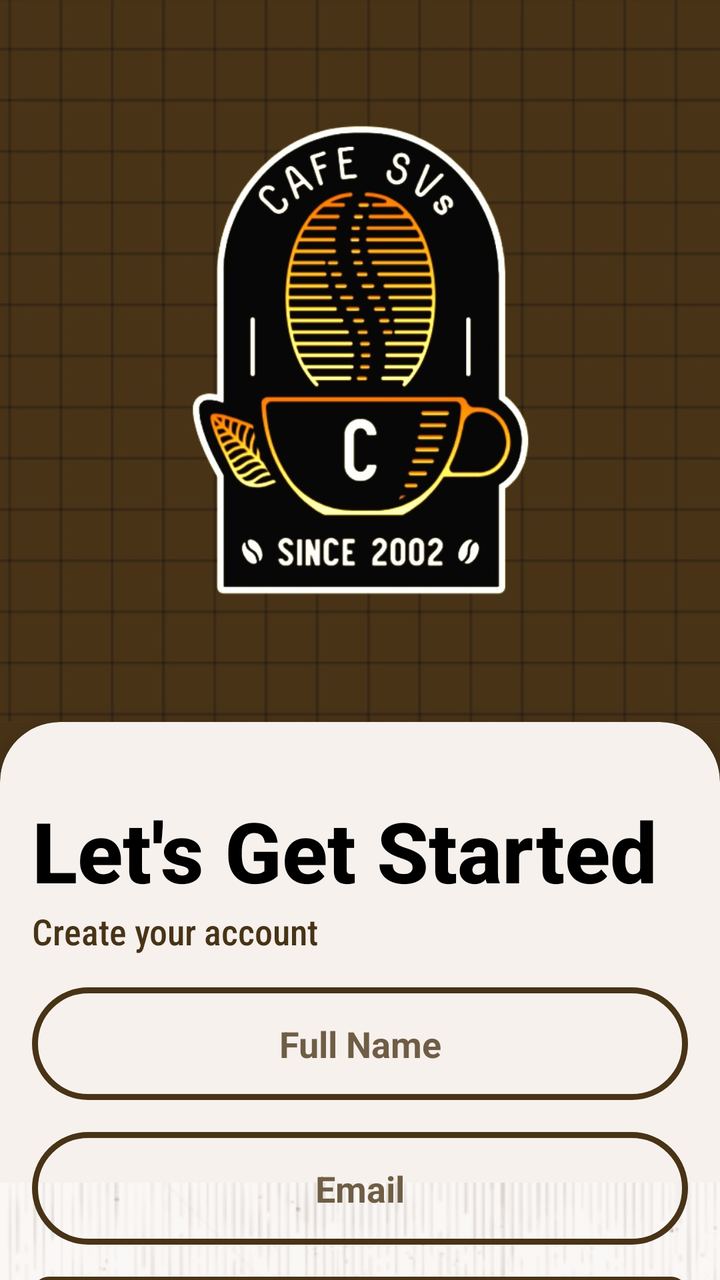
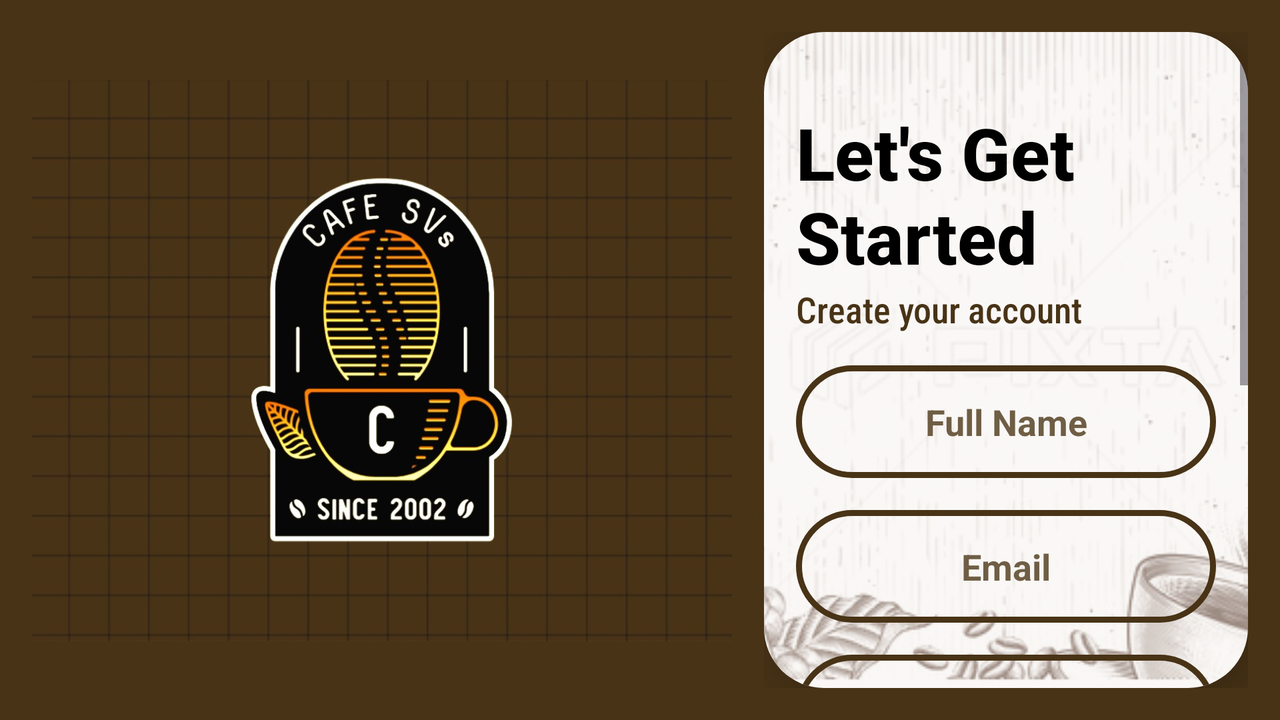

The same Android screen from two of the app's own layout files: first res/layout/ as a phone draws it, then the repository's variant for another configuration, drawn on a device whose configuration selects that folder. Both files follow.
<!-- AndroidManifest.xml: application theme Theme.SVCafe -->
<!-- res/layout/activity_sign_up.xml -->
<?xml version="1.0" encoding="utf-8"?>
<androidx.constraintlayout.widget.ConstraintLayout xmlns:android="http://schemas.android.com/apk/res/android"
    xmlns:app="http://schemas.android.com/apk/res-auto"
    xmlns:tools="http://schemas.android.com/tools"
    android:layout_width="match_parent"
    android:layout_height="match_parent"
    android:background="@color/Brown"
    tools:context=".SignupActivity">

    <ImageView
        android:id="@+id/imageViewLogo"
        android:layout_width="589dp"
        android:layout_height="361dp"
        android:contentDescription="@string/logo"
        android:src="@drawable/cafe_svs_logo"
        app:layout_constraintEnd_toEndOf="parent"
        app:layout_constraintStart_toStartOf="parent"
        app:layout_constraintTop_toTopOf="parent" />

    <androidx.cardview.widget.CardView
        android:layout_width="0dp"
        android:layout_height="0dp"
        android:layout_marginStart="0dp"
        android:layout_marginEnd="0dp"
        android:layout_marginBottom="-32dp"
        app:cardCornerRadius="30dp"
        app:cardBackgroundColor="#F6F1ED"
        app:cardElevation="20dp"
        app:layout_constraintBottom_toBottomOf="parent"
        app:layout_constraintEnd_toEndOf="parent"
        app:layout_constraintStart_toStartOf="parent"
        app:layout_constraintTop_toBottomOf="@id/imageViewLogo">

        <ImageView
            android:id="@+id/backgroundBorder"
            android:layout_width="505dp"
            android:layout_height="652dp"
            android:layout_marginTop="75dp"
            android:adjustViewBounds="false"
            android:alpha="0.5"
            android:cropToPadding="true"
            app:srcCompat="@drawable/background_border" />

        <LinearLayout
            android:layout_width="match_parent"
            android:layout_height="wrap_content"
            android:orientation="vertical"
            android:padding="16dp">

            <TextView
                android:id="@+id/welcome"
                android:layout_width="wrap_content"
                android:layout_height="wrap_content"
                android:paddingTop="20dp"
                android:text="Let's Get Started"
                android:fontFamily="sans-serif-medium"
                android:textColor="@color/black"
                android:textSize="42sp"
                android:textStyle="bold" />

            <TextView
                android:id="@+id/signupText"
                android:layout_width="match_parent"
                android:layout_height="wrap_content"
                android:fontFamily="sans-serif-condensed-medium"
                android:textSize="18sp"
                android:textColor="@color/Brown"
                android:text="Create your account" />

            <EditText
                android:id="@+id/editTextFullName"
                android:layout_width="match_parent"
                android:layout_height="wrap_content"
                android:layout_marginTop="16dp"
                android:background="@drawable/border"
                android:hint="Full Name"
                android:inputType="textPersonName"
                android:padding="16dp"
                android:textAlignment="center"
                android:textColor="@color/black"
                android:textColorHint="@color/Hint_color"
                android:textSize="18sp"
                android:textStyle="bold" />

            <EditText
                android:id="@+id/editTextEmail"
                android:layout_width="match_parent"
                android:layout_height="wrap_content"
                android:layout_marginTop="16dp"
                android:background="@drawable/border"
                android:hint="Email"
                android:inputType="textEmailAddress"
                android:padding="16dp"
                android:textAlignment="center"
                android:textColor="@color/black"
                android:textColorHint="@color/Hint_color"
                android:textSize="18sp"
                android:textStyle="bold" />

            <EditText
                android:id="@+id/editTextPassword"
                android:layout_width="match_parent"
                android:layout_height="wrap_content"
                android:layout_marginTop="16dp"
                android:background="@drawable/border"
                android:hint="Password"
                android:inputType="textPassword"
                android:padding="16dp"
                android:textAlignment="center"
                android:textColor="@color/black"
                android:textColorHint="@color/Hint_color"
                android:textSize="18sp"
                android:textStyle="bold" />

            <EditText
                android:id="@+id/editTextConfirmPassword"
                android:layout_width="match_parent"
                android:layout_height="wrap_content"
                android:layout_marginTop="16dp"
                android:background="@drawable/border"
                android:hint="Confirm Password"
                android:inputType="textPassword"
                android:padding="16dp"
                android:textAlignment="center"
                android:textColor="@color/black"
                android:textColorHint="@color/Hint_color"
                android:textSize="18sp"
                android:textStyle="bold" />

            <Button
                android:id="@+id/buttonSignup"
                android:layout_width="match_parent"
                android:layout_height="wrap_content"
                android:layout_marginTop="30dp"
                android:backgroundTint="#3E2723"
                android:padding="16dp"
                android:text="Sign Up"
                android:textColor="#FFFFFF"
                android:textSize="16sp" />

            <LinearLayout
                android:layout_width="match_parent"
                android:layout_height="wrap_content"
                android:layout_marginTop="16dp"
                android:gravity="center"
                android:orientation="horizontal">

                <TextView
                    android:id="@+id/alreadyUser"
                    android:layout_width="wrap_content"
                    android:layout_height="wrap_content"
                    android:text="Already have an account?" />

                <TextView
                    android:id="@+id/login"
                    android:layout_width="wrap_content"
                    android:layout_height="wrap_content"
                    android:layout_marginStart="8dp"
                    android:clickable="true"
                    android:text="Login"
                    android:textColor="@color/Brown"
                    android:textSize="18sp"
                    android:textStyle="bold" />
            </LinearLayout>

        </LinearLayout>
    </androidx.cardview.widget.CardView>

</androidx.constraintlayout.widget.ConstraintLayout>
<!-- resources referenced by this layout -->
<resources>
  <color name="Brown">#483316</color>
  <color name="Hint_color">#6F5E45</color>
  <color name="black">#FF000000</color>
  <!-- drawable background_border: png bitmap (drawable, 221527 bytes) -->
  <!-- drawable border (drawable) -->
  <?xml version="1.0" encoding="utf-8"?>
  <selector xmlns:android="http://schemas.android.com/apk/res/android">
      <item>
          <shape android:shape="rectangle">
              <stroke android:color="@color/Brown" android:width="3dp" />
              <corners android:radius="100dp" />
              <solid android:color="@android:color/transparent" />
          </shape>
      </item>
  </selector>
  <!-- drawable cafe_svs_logo: jpeg bitmap (drawable, 98169 bytes) -->
  <string name="logo">logo_description</string>
  <style name="Theme.SVCafe" parent="Base.Theme.SVCafe" />
  <style name="Base.Theme.SVCafe" parent="Theme.Material3.DayNight.NoActionBar">
          
          <item name="colorPrimary">@color/DarkBlue</item> --&gt;
      </style>
  <color name="DarkBlue">#012C3F</color>
</resources>
<!-- res/layout-land/activity_sign_up.xml (the repository's variant of the layout above) -->
<!-- drawn on the phone turned sideways -->
<?xml version="1.0" encoding="utf-8"?>
<androidx.constraintlayout.widget.ConstraintLayout xmlns:android="http://schemas.android.com/apk/res/android"
    xmlns:app="http://schemas.android.com/apk/res-auto"
    xmlns:tools="http://schemas.android.com/tools"
    android:layout_width="match_parent"
    android:layout_height="match_parent"
    android:background="@color/Brown"
    tools:context=".SignupActivity">

    <ImageView
        android:id="@+id/imageViewLogo"
        android:layout_width="0dp"
        android:layout_height="0dp"
        android:contentDescription="@string/logo"
        android:src="@drawable/cafe_svs_logo"
        app:layout_constraintWidth="350dp"
        app:layout_constraintHeight="900dp"
        app:layout_constraintStart_toStartOf="parent"
        app:layout_constraintTop_toTopOf="parent"
        app:layout_constraintBottom_toBottomOf="parent"
        android:layout_margin="16dp"/>

    <FrameLayout
        android:id="@+id/cardFrameLayout"
        android:layout_width="0dp"
        android:layout_height="0dp"
        app:layout_constraintEnd_toEndOf="parent"
        app:layout_constraintStart_toEndOf="@id/imageViewLogo"
        app:layout_constraintTop_toTopOf="parent"
        app:layout_constraintBottom_toBottomOf="parent"
        android:layout_margin="16dp">

        <androidx.cardview.widget.CardView
            android:layout_width="match_parent"
            android:layout_height="match_parent"
            android:layout_margin="0dp"
            app:cardCornerRadius="30dp"
            app:cardBackgroundColor="#F6F1ED"
            app:cardElevation="20dp">

            <RelativeLayout
                android:layout_width="match_parent"
                android:layout_height="match_parent">

                <ImageView
                    android:id="@+id/backgroundBorder"
                    android:layout_width="match_parent"
                    android:layout_height="match_parent"
                    android:scaleType="centerCrop"
                    android:src="@drawable/background_border"
                    android:alpha="0.5"
                    android:layout_alignParentTop="true"
                    android:layout_alignParentBottom="true"
                    android:layout_alignParentStart="true"
                    android:layout_alignParentEnd="true" />

                <ScrollView
                    android:layout_width="match_parent"
                    android:layout_height="match_parent"
                    android:fillViewport="true">

                    <LinearLayout
                        android:layout_width="match_parent"
                        android:layout_height="wrap_content"
                        android:orientation="vertical"
                        android:padding="16dp">

                        <TextView
                            android:id="@+id/welcome"
                            android:layout_width="wrap_content"
                            android:layout_height="wrap_content"
                            android:paddingTop="20dp"
                            android:text="Let's Get Started"
                            android:fontFamily="sans-serif-medium"
                            android:textColor="@color/black"
                            android:textSize="36sp"
                            android:textStyle="bold" />

                        <TextView
                            android:id="@+id/signupText"
                            android:layout_width="match_parent"
                            android:layout_height="wrap_content"
                            android:fontFamily="sans-serif-condensed-medium"
                            android:textSize="18sp"
                            android:textColor="@color/Brown"
                            android:text="Create your account" />

                        <EditText
                            android:id="@+id/editTextFullName"
                            android:layout_width="match_parent"
                            android:layout_height="wrap_content"
                            android:layout_marginTop="16dp"
                            android:background="@drawable/border"
                            android:hint="Full Name"
                            android:inputType="textPersonName"
                            android:padding="16dp"
                            android:textAlignment="center"
                            android:textColor="@color/black"
                            android:textColorHint="@color/Hint_color"
                            android:textSize="18sp"
                            android:textStyle="bold" />

                        <EditText
                            android:id="@+id/editTextEmail"
                            android:layout_width="match_parent"
                            android:layout_height="wrap_content"
                            android:layout_marginTop="16dp"
                            android:background="@drawable/border"
                            android:hint="Email"
                            android:inputType="textEmailAddress"
                            android:padding="16dp"
                            android:textAlignment="center"
                            android:textColor="@color/black"
                            android:textColorHint="@color/Hint_color"
                            android:textSize="18sp"
                            android:textStyle="bold" />

                        <EditText
                            android:id="@+id/editTextPassword"
                            android:layout_width="match_parent"
                            android:layout_height="wrap_content"
                            android:layout_marginTop="16dp"
                            android:background="@drawable/border"
                            android:hint="Password"
                            android:inputType="textPassword"
                            android:padding="16dp"
                            android:textAlignment="center"
                            android:textColor="@color/black"
                            android:textColorHint="@color/Hint_color"
                            android:textSize="18sp"
                            android:textStyle="bold" />

                        <EditText
                            android:id="@+id/editTextConfirmPassword"
                            android:layout_width="match_parent"
                            android:layout_height="wrap_content"
                            android:layout_marginTop="16dp"
                            android:background="@drawable/border"
                            android:hint="Confirm Password"
                            android:inputType="textPassword"
                            android:padding="16dp"
                            android:textAlignment="center"
                            android:textColor="@color/black"
                            android:textColorHint="@color/Hint_color"
                            android:textSize="18sp"
                            android:textStyle="bold" />

                        <Button
                            android:id="@+id/buttonSignup"
                            android:layout_width="match_parent"
                            android:layout_height="wrap_content"
                            android:layout_marginTop="30dp"
                            android:backgroundTint="#3E2723"
                            android:padding="16dp"
                            android:text="Sign Up"
                            android:textColor="#FFFFFF"
                            android:textSize="16sp" />

                        <LinearLayout
                            android:layout_width="match_parent"
                            android:layout_height="wrap_content"
                            android:layout_marginTop="16dp"
                            android:gravity="center"
                            android:orientation="horizontal">

                            <TextView
                                android:id="@+id/alreadyUser"
                                android:layout_width="wrap_content"
                                android:layout_height="wrap_content"
                                android:text="Already have an account?" />

                            <TextView
                                android:id="@+id/login"
                                android:layout_width="wrap_content"
                                android:layout_height="wrap_content"
                                android:layout_marginStart="8dp"
                                android:clickable="true"
                                android:text="Login"
                                android:textColor="@color/Brown"
                                android:textSize="18sp"
                                android:textStyle="bold" />
                        </LinearLayout>
                    </LinearLayout>
                </ScrollView>
            </RelativeLayout>
        </androidx.cardview.widget.CardView>
    </FrameLayout>

</androidx.constraintlayout.widget.ConstraintLayout>
